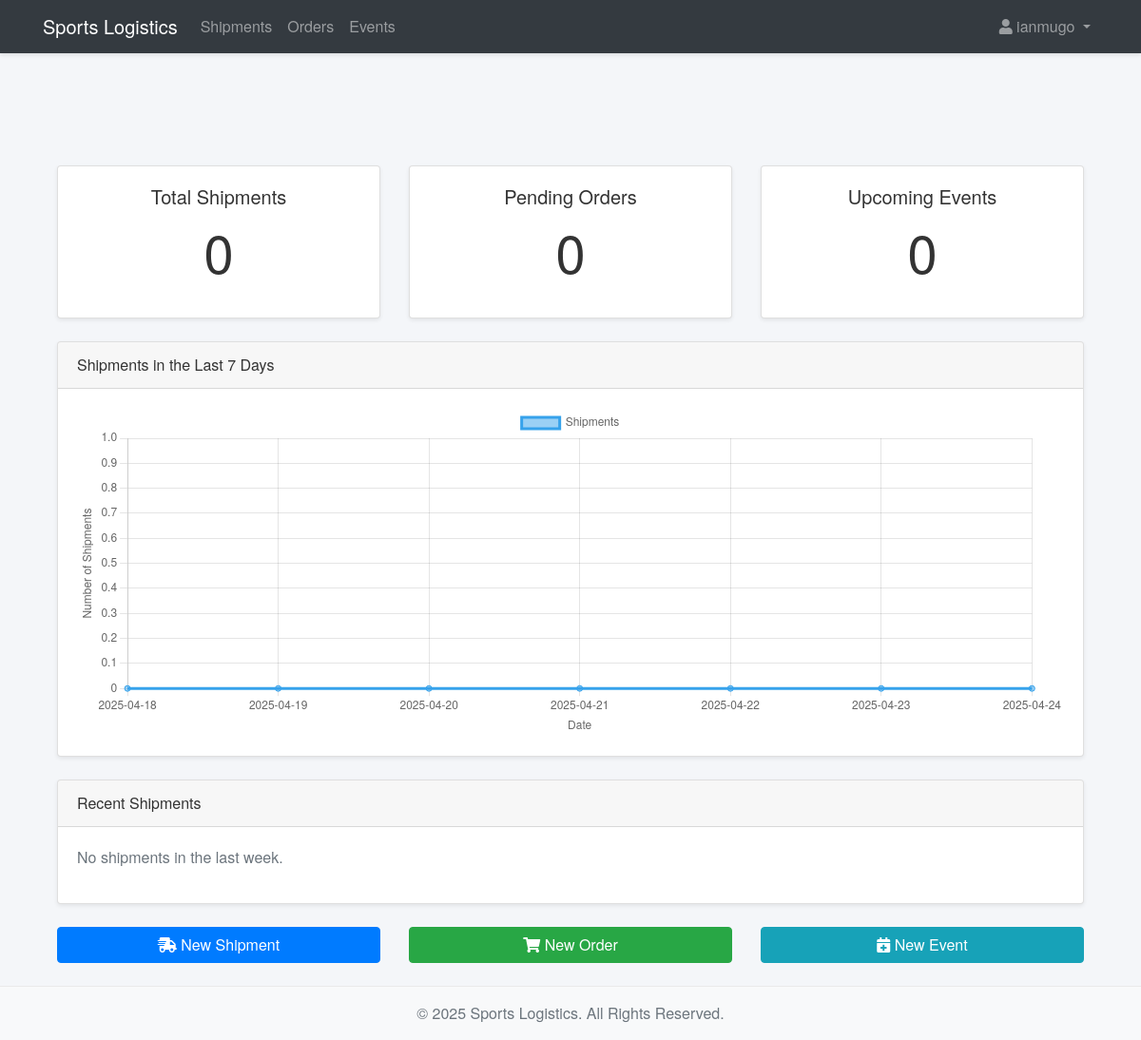
/dashboard/ (signed in), run on an earlier commit of the app's database.
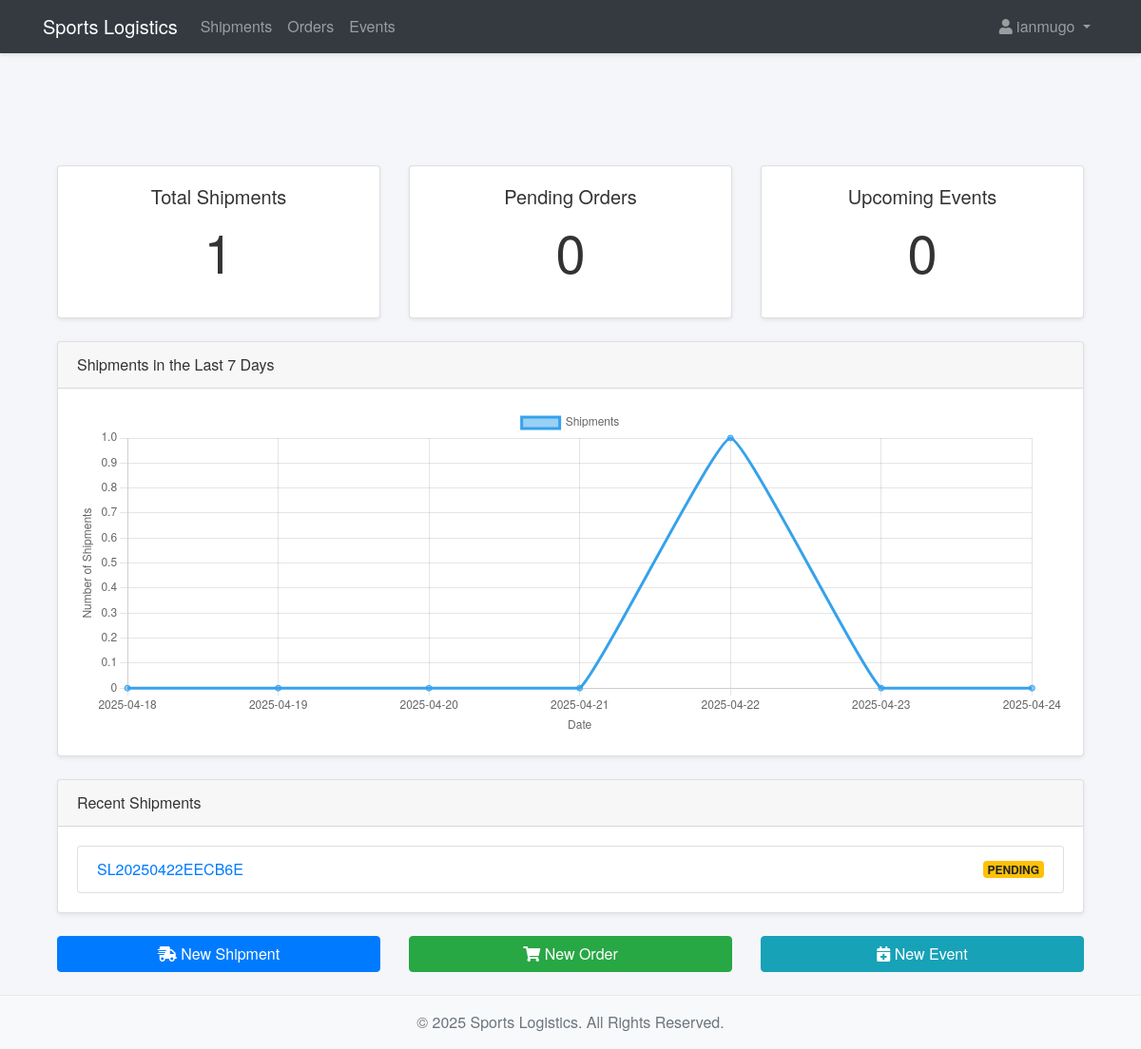
And on a later commit of the database.
### logistics_app/models.py (models this page shows, shortened)
class Shipment(models.Model):
    STATUS_CHOICES = [
        ('PENDING',    'Pending'),
        ('IN_TRANSIT', 'In Transit'),
        ('DELIVERED',  'Delivered'),
    ]
    tracking_number = models.CharField(
        max_length=20,
        unique=True,
        default=generate_tracking_number,
        editable=False,
        help_text="Auto‑generated tracking code"
    )
    status          = models.CharField(max_length=20, choices=STATUS_CHOICES, default='PENDING')
    date_created    = models.DateTimeField(auto_now_add=True)
    date_delivered  = models.DateTimeField(blank=True, null=True)
    origin          = models.CharField(max_length=200)
    destination     = models.CharField(max_length=200)
    contents        = models.TextField(blank=True, null=True)
    event           = models.ForeignKey(Event, on_delete=models.SET_NULL, blank=True, null=True)
    delivery_person = models.ForeignKey(
        User,
        on_delete=models.SET_NULL,
        blank=True,
        null=True,
        related_name='deliveries'
    )

### logistics_app/views.py (the view)
# urls.py: path('dashboard/', views.dashboard,     name='dashboard'),
@login_required
def dashboard(request):
    today = timezone.now().date()
    shipments_by_date = [
        {
            'date': (today - timedelta(days=i)).strftime("%Y-%m-%d"),
            'count': Shipment.objects.filter(
                date_created__date=today - timedelta(days=i)
            ).count()
        }
        for i in range(6, -1, -1)
    ]
    date_labels     = [d['date']  for d in shipments_by_date]
    shipment_counts = [d['count'] for d in shipments_by_date]
    recent_shipments = Shipment.objects.filter(
        date_created__date__gte=today - timedelta(days=7)
    ).order_by('-date_created')[:5]
    context = {
        'total_shipments':   Shipment.objects.count(),
        'pending_orders':    Order.objects.filter(status='PENDING').count(),
        'upcoming_events':   Event.objects.filter(date__gte=timezone.now()).count(),
        'date_labels':       date_labels,
        'shipment_counts':   shipment_counts,
        'recent_shipments':  recent_shipments,
    }
    return render(request, 'logistics_app/dashboard.html', context)

### logistics_app/templates/logistics_app/dashboard.html (shortened to what this page needs)
{% extends 'base.html' %}
{% load static %}
{% block content %}
<div class="container mt-4">
  <div class="row mb-4">
    <div class="col-md-4">
      <a href="{% url 'shipment_list' %}" class="text-decoration-none text-reset">
        <div class="card text-center shadow-sm hover-shadow">
          <div class="card-body">
            <h5 class="card-title">Total Shipments</h5>
            <p class="display-4">{{ total_shipments }}</p>
          </div>
        </div>
      </a>
    </div>
    <div class="col-md-4">
      <a href="{% url 'order_list' %}" class="text-decoration-none text-reset">
        <div class="card text-center shadow-sm hover-shadow">
          <div class="card-body">
            <h5 class="card-title">Pending Orders</h5>
            <p class="display-4">{{ pending_orders }}</p>
          </div>
        </div>
      </a>
    </div>
    <div class="col-md-4">
      <a href="{% url 'event_list' %}" class="text-decoration-none text-reset">
        <div class="card text-center shadow-sm hover-shadow">
          <div class="card-body">
            <h5 class="card-title">Upcoming Events</h5>
            <p class="display-4">{{ upcoming_events }}</p>
          </div>
        </div>
      </a>
    </div>
  </div>
  <div class="card mb-4 shadow-sm">
    <div class="card-header">
      Shipments in the Last 7 Days
    </div>
    <div class="card-body">
      <canvas id="shipmentsChart" height="100"></canvas>
    </div>
  </div>
  <div class="card mb-4 shadow-sm">
    <div class="card-header">
      Recent Shipments
    </div>
    <div class="card-body">
      {% if recent_shipments %}
        <ul class="list-group">
          {% for s in recent_shipments %}
            <li class="list-group-item d-flex justify-content-between align-items-center">
              <a href="{% url 'shipment_detail' s.pk %}">{{ s.tracking_number }}</a>
              <span class="badge
                {% if s.status == 'DELIVERED' %}badge-success
                {% elif s.status == 'PENDING' %}badge-warning
                {% else %}badge-secondary{% endif %}">
                {{ s.status }}
              </span>
            </li>
          {% endfor %}
        </ul>
      {% else %}
        <p class="text-muted">No shipments in the last week.</p>
      {% endif %}
    </div>
  </div>
  <div class="row mb-4">
    <div class="col-md-4">
      <a href="{% url 'shipment_create' %}" class="btn btn-primary btn-block">
        <i class="fas fa-shipping-fast"></i> New Shipment
      </a>
    </div>
    <div class="col-md-4">
      <a href="{% url 'order_create' %}" class="btn btn-success btn-block">
        <i class="fas fa-shopping-cart"></i> New Order
      </a>
    </div>
    <div class="col-md-4">
      <a href="{% url 'event_create' %}" class="btn btn-info btn-block">
        <i class="fas fa-calendar-plus"></i> New Event
      </a>
    </div>
  </div>
</div>
{% endblock %}
{% block extra_js %}
<script>
document.addEventListener('DOMContentLoaded', function() {
  const dates  = {{ date_labels|safe }};
  const counts = {{ shipment_counts|safe }};
  const ctx = document.getElementById('shipmentsChart').getContext('2d');
  new Chart(ctx, {
    type: 'line',
    data: {
      labels: dates,
      datasets: [{
        label: 'Shipments',
        data: counts,
        fill: false,
        tension: 0.1
      }]
    },
    options: {
      scales: {
        x: { title: { display: true, text: 'Date' } },
        y: { title: { display: true, text: 'Number of Shipments' }, beginAtZero: true }
      }
    }
  });
});
</script>
{% endblock %}

What changed in the data, as far as the page shows it:
added Shipment: tracking_number "SL20250422EECB6E", status "PENDING"
Also different on the page:
{{ total_shipments }}: "0" → "1"
chart data {{ shipment_counts|safe }}: [0, 0, 0, 0, 0, 0, 0] → [0, 0, 0, 0, 1, 0, 0]
text no longer shown: "No shipments in the last week."
